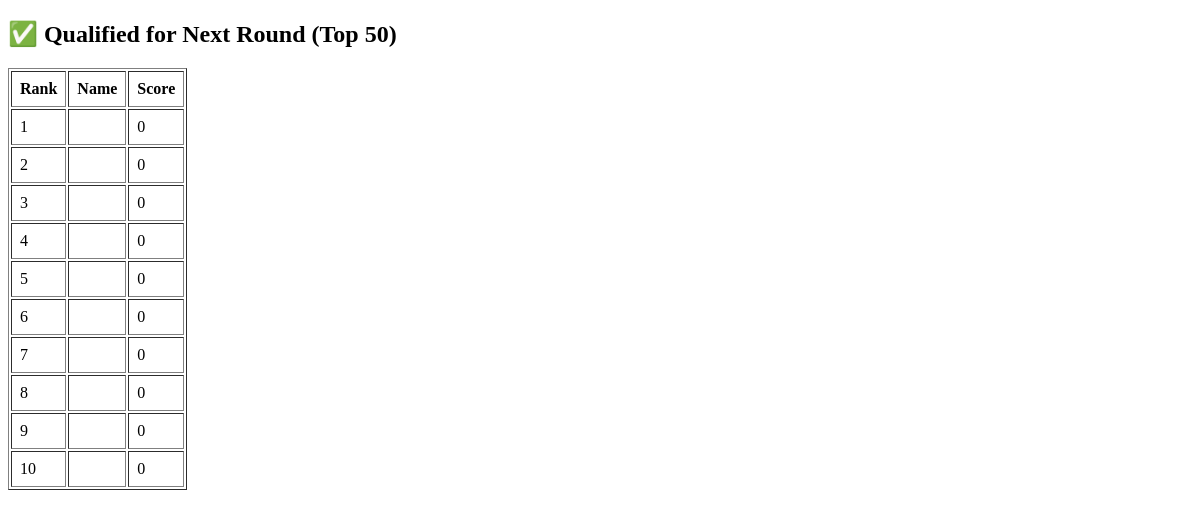
The app's page /quiz/qualified/, older data.
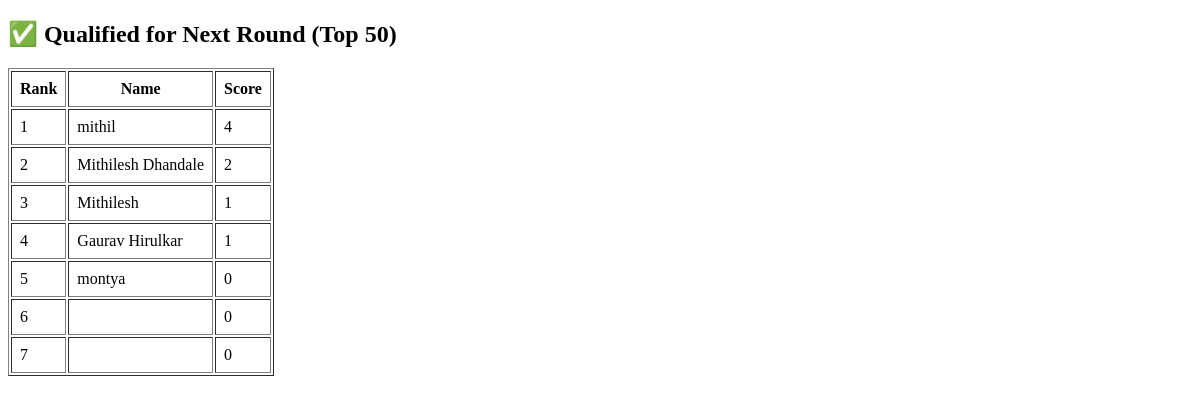
The same page, newer data.
### quiz/models.py (models this page shows, shortened)
class Result(models.Model):
    name = models.CharField(max_length=100)
    score = models.IntegerField()
    submitted_at = models.DateTimeField(auto_now_add=True)
    round_type = models.CharField(max_length=20, default="ROUND1")
    qualified = models.BooleanField(default=False)

### quiz/views.py (the view)
# urls.py: path('qualified/', qualified_list, name='qualified'),
def qualified_list(request):
    top50 = Result.objects.filter(
        round_type="ROUND1"
    ).order_by('-score', 'submitted_at')[:50]
    Result.objects.filter(round_type="ROUND1").update(qualified=False)
    for r in top50:
        r.qualified = True
        r.save()
    results = Result.objects.filter(
        round_type="ROUND1",
        qualified=True
    ).order_by('-score', 'submitted_at')
    return render(request, 'quiz/qualified.html', {'results': results})

### quiz/templates/quiz/qualified.html (shortened to what this page needs)
<!DOCTYPE html>
<html>
<head>
</head>
<body>
<h2>✅ Qualified for Next Round (Top 50)</h2>
<table border="1" cellpadding="8">
<tr>
    <th>Rank</th>
    <th>Name</th>
    <th>Score</th>
</tr>
{% for r in results %}
<tr>
    <td>{{ forloop.counter }}</td>
    <td>{{ r.name }}</td>
    <td>{{ r.score }}</td>
</tr>
{% endfor %}
</table>
</body>
</html>

Row changes from the older to the newer data that the page shows:
removed Result: score "0"
removed Result: score "0"
removed Result: score "0"
removed Result: score "0"
removed Result: score "0"
removed Result: score "0"
removed Result: score "0"
removed Result: score "0"
added Result: name "mithil", score "4"
added Result: name "Mithilesh Dhandale", score "2"
added Result: name "Mithilesh", score "1"
added Result: name "Gaurav Hirulkar", score "1"
added Result: name "montya", score "0"
